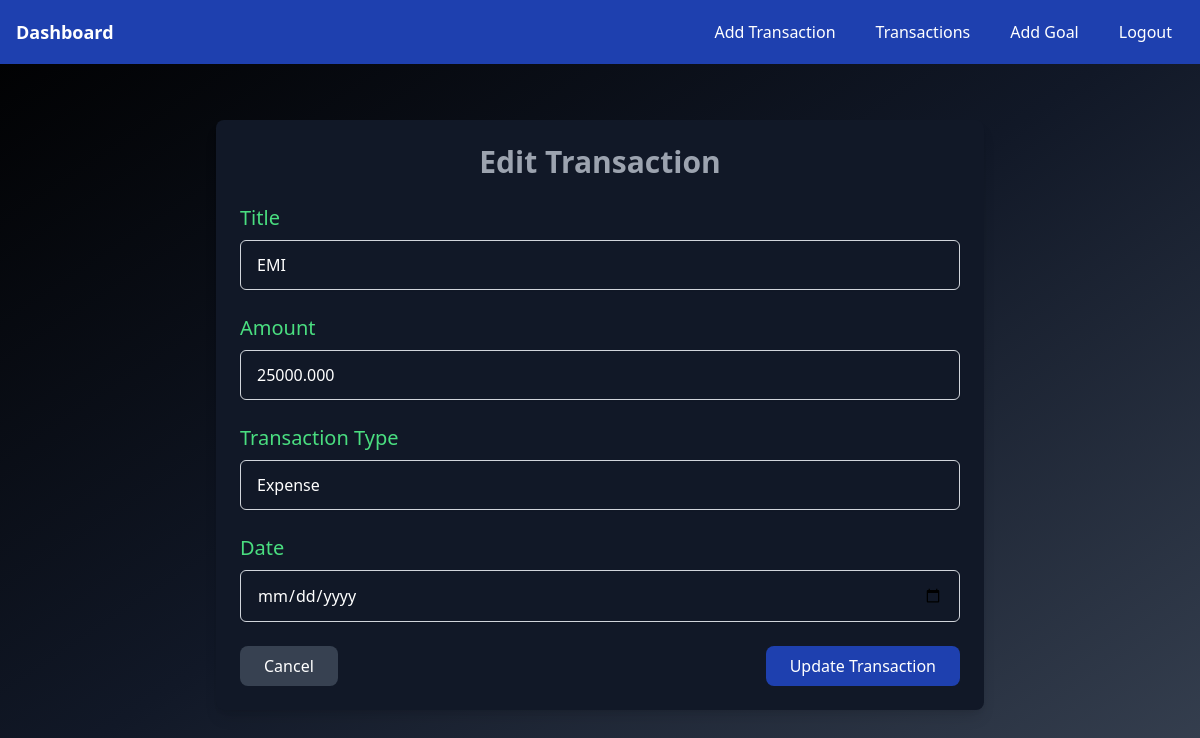
Page /transaction/6/edit/ (signed in) on the committed database.
### financetrack/models.py (models this page shows, shortened)
class Transaction(models.Model):
    TRANSACTION_TYPES=[
        ('Income','Income'),
        ('Expense','Expense')
    ]
    user = models.ForeignKey(User,on_delete=models.CASCADE)
    title = models.CharField(max_length=255)
    amount = models.DecimalField( max_digits=10, decimal_places=3)
    transaction_type = models.CharField(max_length=10, choices= TRANSACTION_TYPES)
    date = models.DateTimeField()

### financetrack/views.py (the view)
# urls.py: path('transaction/<int:pk>/edit/', views.TransactionUpdateView, name='transaction_edit'),
@login_required
def TransactionUpdateView(request, pk):
    transaction = get_object_or_404(Transaction, pk=pk, user=request.user)
    if request.method == 'POST':
        form = TransactionForm(request.POST, instance=transaction)
        if form.is_valid():
            form.save()
            messages.success(request, 'Transaction updated successfully!')
            return redirect('dashboard')
    else:
        form = TransactionForm(instance=transaction)
    return render(request, 'financetrack/transaction_edit.html', {'form': form})

### financetrack/forms.py
class TransactionForm(forms.ModelForm):
    class Meta:
        model = Transaction
        fields =['title', 'amount', 'transaction_type', 'date']

### financetrack/templates/financetrack/transaction_edit.html (shortened to what this page needs)
{% extends "layouts/base.html" %}
{% block content %}
<div class="max-w-3xl mx-auto mt-10 p-6 bg-gray-900 text-white rounded-lg shadow-lg text-black">
    <h1 class="text-2xl sm:text-3xl font-semibold text-center text-gray-400 mb-6">
        Edit Transaction
    </h1>
    <form method="POST" class="space-y-6">
        <div>
                    <label for="title" class="block text-sm text-xl text-green-400 mb-2">Title</label>
                    <input type="text" name="title" id="title" maxlength="100" required
                        class="appearance-none w-full px-4 py-3 border border-gray-300 rounded-md shadow-sm
                               focus:outline-none focus:border-indigo-500 focus:ring-2 focus:ring-indigo-200 text-white bg-gray-900"
                        placeholder="Enter transaction title (e.g., Salary, Rent)" value="{{ form.title.value|default:'' }}">
                </div>
                <div>
                    <label for="amount" class="block text-sm text-xl text-green-400 mb-2">Amount</label>
                    <input type="number" name="amount" id="amount" step="0.01" min="0.01" required
                        class="appearance-none w-full px-4 py-3 border border-gray-300 rounded-md shadow-sm
                               focus:outline-none focus:border-indigo-500 focus:ring-2 focus:ring-indigo-200 text-white bg-gray-900"
                        placeholder="Enter Amount (e.g., 100.50)" value="{{ form.amount.value|default:'' }}">
                </div>
                <div>
                    <label for="transaction_type" class="block text-sm text-xl text-green-400 mb-2">Transaction Type</label>
                    <select name="transaction_type" id="transaction_type" required
                        class="appearance-none w-full px-4 py-3 border border-gray-300 rounded-md shadow-sm
                               focus:outline-none focus:border-indigo-500 focus:ring-2 focus:ring-indigo-200 text-white bg-gray-900">
                        <option value="Expense" {% if form.transaction_type.value == "Expense" %}selected{% endif %}>Expense</option>
                    </select>
                </div>
                <div>
                    <label for="date" class="block text-sm text-xl text-green-400 mb-2">Date</label>
                    <input type="date" name="date" id="date" max="{% now 'Y-m-d' %}" required
                        class="appearance-none w-full px-4 py-3 border border-gray-300 rounded-md shadow-sm
                               focus:outline-none focus:border-indigo-500 focus:ring-2 focus:ring-indigo-200 text-white bg-gray-900"
                        value="{{ form.date.value|default:'' }}">
                </div>
        <div class="flex flex-col sm:flex-row sm:justify-between gap-4">
            <a href="{% url 'show' %}"
               class="w-full sm:w-auto px-6 py-2 bg-gray-700 hover:bg-gray-600 rounded-lg text-white transition">
                Cancel
            </a>
            <a href="{% url 'show' %}" >
            <button type="submit"
                    class="w-full sm:w-auto px-6 py-2 bg-blue-800 hover:bg-blue-900 rounded-lg text-white transition">
                Update Transaction
            </button>
        </a>
        </div>
    </form>
</div>
{% endblock content %}

### rows in the picture
Transaction: title "EMI", amount "25000.000", transaction_type "Expense"
